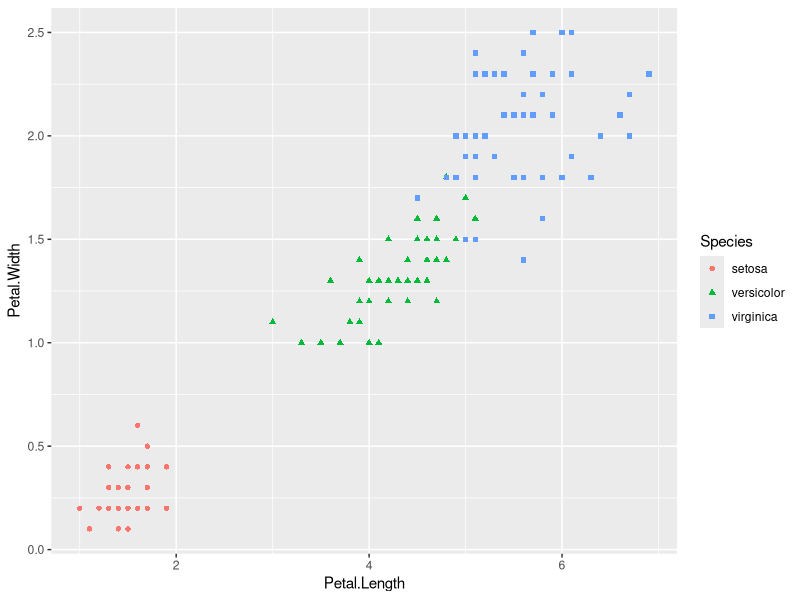
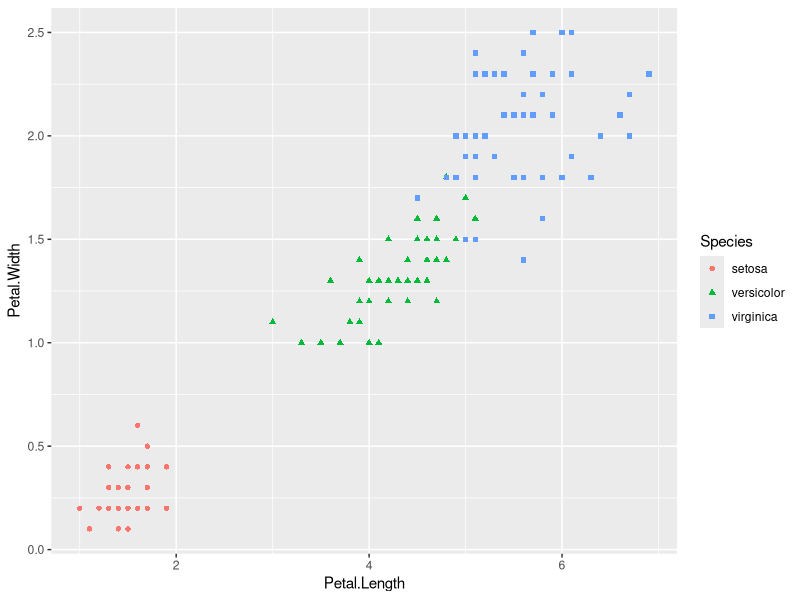

Recreate these plots in R, in order.
library(ggplot2)

data("iris")
ggplot(iris, aes(Petal.Length, Petal.Width))+
  geom_point(aes(color=Species, shape= Species))

ggsave("iris.png")

write.csv(iris, "iris.csv")

# otro cambio haydee

#Otro cambio



# Cambios de Haydeé

x <- 2 
y <- 3

z <- x*3+y


